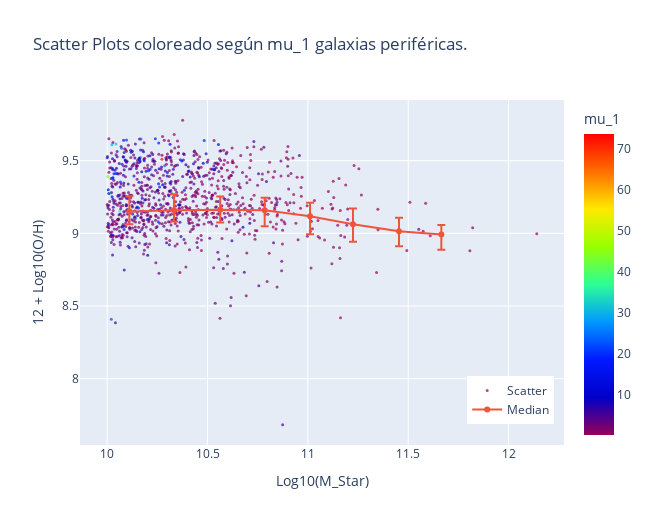

The cell this chart's notebook holds for it:
### Code cell
fig = go.Figure(data=[go.Scatter(x = xvar,y = yvar,
                                 name="Scatter",
                                 mode='markers',
                                 marker=dict(
                                 size=3,
                                 color=color,
                                 opacity=0.7,
                                 colorscale='Rainbow', 
                                 showscale=True,
                                 colorbar=dict(title=parametro)
                                 )
                    ),go.Scatter(x = xmedian,y = ymedian,
                                 name="Median",
                                 error_y=dict(type='data',
                                 symmetric=False,
                                 array=yerror[1],
                                 arrayminus=yerror[0])
    )])

fig.update_layout(title='Scatter Plots coloreado según '+parametro+' galaxias periféricas.')

fig.update_xaxes(title_text = 'Log10(M_Star)')

fig.update_yaxes(title_text = '12 + Log10(O/H)')

# fig.update_layout(showlegend=False)

fig.update_layout(legend=dict(
    yanchor="top",
    y=0.2,
    xanchor="left",
    x=0.8
))

fig.update_layout(
    autosize=False,
    width=650,
    height=525
    )

fig.show()

### Figure 1 — Plotly figure (JSON) as saved in the notebook; plotly's stock layout.template omitted (floating-point values rounded to 4 significant figures; data arrays with more than 128 entries replaced by an {"elided": "..."} marker saying what was removed)
{"data": [{"marker": {"color": {"elided": "921 float values"}, "colorbar": {"title": {"text": "mu_1"}}, "colorscale": [[0, "rgb(150,0,90)"], [0.125, "rgb(0,0,200)"], [0.25, "rgb(0,25,255)"], [0.375, "rgb(0,152,255)"], [0.5, "rgb(44,255,150)"], [0.625, "rgb(151,255,0)"], [0.75, "rgb(255,234,0)"], [0.875, "rgb(255,111,0)"], [1, "rgb(255,0,0)"]], "opacity": 0.7, "showscale": true, "size": 3}, "mode": "markers", "name": "Scatter", "type": "scatter", "x": {"elided": "921 float values"}, "y": {"elided": "921 float values"}}, {"error_y": {"array": [0.1059, 0.1097, 0.09017, 0.08599, 0.09335, 0.1083, 0.09263, 0.06478], "arrayminus": [0.08679, 0.07875, 0.08752, 0.109, 0.1234, 0.1202, 0.1034, 0.1051], "symmetric": false, "type": "data"}, "name": "Median", "type": "scatter", "x": [10.11, 10.33, 10.56, 10.78, 11.01, 11.22, 11.45, 11.66], "y": [9.15, 9.159, 9.163, 9.158, 9.117, 9.063, 9.014, 8.993]}], "layout": {"autosize": false, "height": 525, "legend": {"x": 0.8, "xanchor": "left", "y": 0.2, "yanchor": "top"}, "title": {"text": "Scatter Plots coloreado según mu_1 galaxias periféricas."}, "width": 650, "xaxis": {"autorange": true, "range": [9.865, 12.28], "title": {"text": "Log10(M_Star)"}, "type": "linear"}, "yaxis": {"autorange": true, "range": [7.543, 9.918], "title": {"text": "12 + Log10(O/H)"}, "type": "linear"}}}
